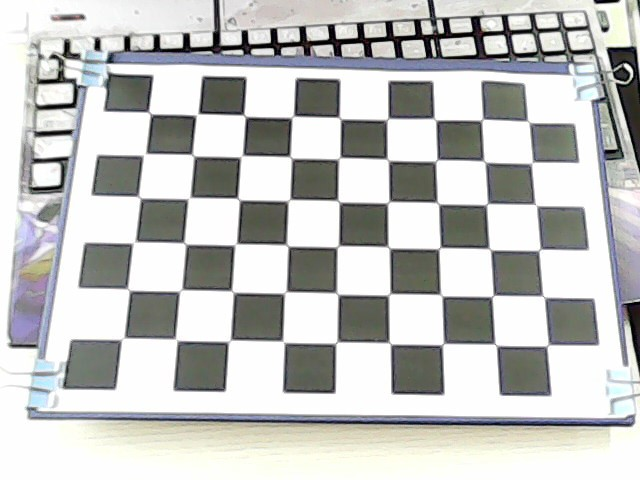
#> input picture camera_calibration/Chessboards/xx1.jpg, 640 x 480 px; its folder holds only this picture in this run
$ python calibration.py
#> lines starting #> are read from the running program, lines starting #| are printed output that depends on the picture; after the words box and inside, x2 and y2 are one past the last pixel; in counts of white or black regions, pixels touching at a corner belong together; long printed decimals are rounded
#!/usr/bin/env python
# -*- coding: utf-8 -*-
# @Time    : 2021/6/19
# @Author  : Sitong Guo
# @Email   : czgst@tongji.edu.cn
# @File    : calibration.py
# @Software: PyCharm
import glob

import cv2
import numpy as np


def Camera_Cali():
    # 设置寻找亚像素角点的参数，采用的停止准则是最大循环次数30和最大误差容限0.001
    criteria = (cv2.TERM_CRITERIA_MAX_ITER | cv2.TERM_CRITERIA_EPS, 30, 0.001)

    # 获取标定板角点的位置
    objp = np.zeros((6 * 9, 3), np.float32)
    objp[:, :2] = np.mgrid[0:9, 0:6].T.reshape(-1, 2)  # 将世界坐标系建在标定板上，所有点的Z坐标全部为0，所以只需要赋值x和y
    obj_points = []  # 存储3D点
    img_points = []  # 存储2D点
    images = glob.glob("./Chessboards/*.jpg")
    for fname in images:
        img = cv2.imread(fname)
#> img is the input picture: shape (480, 640, 3); mean B, G, R 191.2, 193, 192.2
        cv2.imshow('image_ori', img)
        gray = cv2.cvtColor(img, cv2.COLOR_BGR2GRAY)
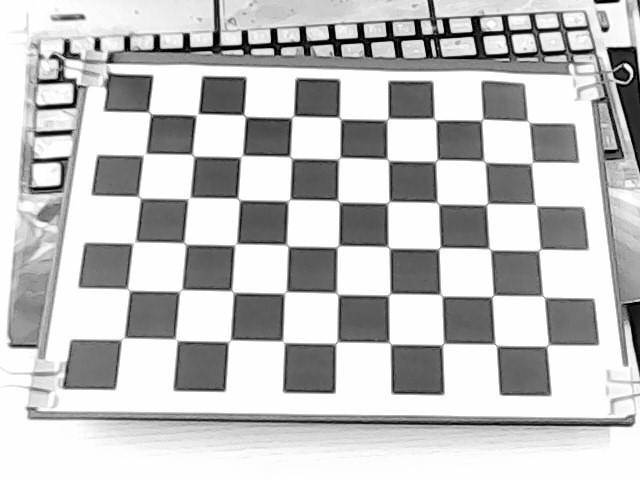
#> gray: shape (480, 640); min 0, max 255, mean 192.5
        size = gray.shape[::-1]
#> size = (640, 480)
        ret, corners = cv2.findChessboardCorners(gray, (6, 9), None)
#> ret = True; corners = 54 rows, first 8: [122.5, 338.5], [128.4, 289.5], [134.2, 242.1], [138, 198], [145.5, 155.5], [148.4, 111.7], [175, 338.4], [179.1, 291.9]
        print(ret)
#| True
        if ret:
            obj_points.append(objp)
            corners2 = cv2.cornerSubPix(gray, corners, (5, 5), (-1, -1), criteria)  # 在原角点的基础上寻找亚像素角点
#> corners2 = 54 rows, first 8: [123.6, 337.9], [128.6, 289.7], [134.5, 241.9], [139.2, 197], [145, 153.9], [149.4, 112.8], [176.1, 339.4], [180.9, 290.3]
            # print(corners2)
            if [corners2]:
                img_points.append(corners2)
            else:
                img_points.append(corners)

            cv2.drawChessboardCorners(img, (8, 6), corners, ret)  # 记住，OpenCV的绘制函数一般无返回值
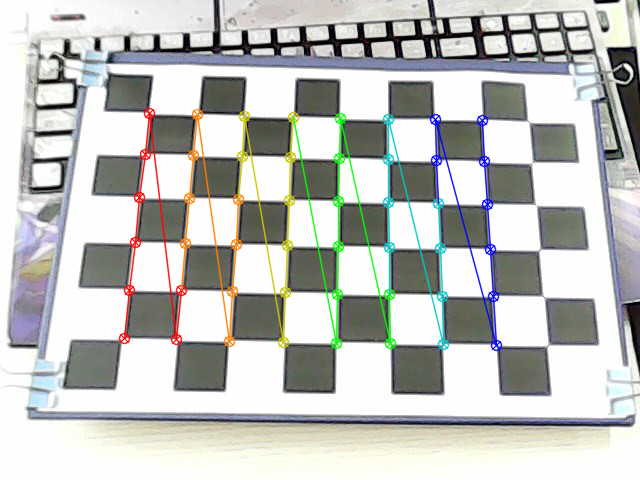
#> img: shape (480, 640, 3); 4.59% of pixels changed, all inside (x1, y1, x2, y2) = (118, 107, 503, 352)
            cv2.imshow('img_cali', img)
            cv2.waitKey(2000)
    print('\r\nimage数目:', len(img_points))
#| image数目: 1
    cv2.destroyAllWindows()

    # 标定
    print("\r\n-----------------------------------------------------")
    print("标定相机所得参数:")
    ret, mtx, dist, rvecs, tvecs = cv2.calibrateCamera(obj_points, img_points, size, None, None)
#> ret = 77.1; mtx = [[14925.9, 0, 68.42], [0, 900.3, 226.6], [0, 0, 1]]; dist = [[526.1, -176451.8, -1.26, -4.5, -282.8]]; rvecs = ([-1.09, -0.123, -1.61],); tvecs = ([0.75, 3.88, 154.2],)
    print("ret:", ret)
#| ret: 77.104
    print("内参数矩阵 mtx:\r\n", mtx)  # 内参数矩阵
#| 内参数矩阵 mtx:
#|  [[1.49258752e+04 0.00000000e+00 6.84185821e+01]
#|  [0.00000000e+00 9.00260503e+02 2.26639549e+02]
#|  [0.00000000e+00 0.00000000e+00 1.00000000e+00]]
    print("畸变系数 dist:\r\n", dist)  # 畸变系数  distortion cofficients = (k_1,k_2,p_1,p_2,k_3)
#| 畸变系数 dist:
#|  [[ 5.26109181e+02 -1.76451790e+05 -1.26243950e+00 -4.50301867e+00
#|   -2.82807739e+02]]
    print("旋转向量 rvecs:\r\n", rvecs)  # 旋转向量 # 外参数
#| 旋转向量 rvecs:
#|  (array([[-1.087],
#|        [-0.1228],
#|        [-1.607]]),)
    print("平移向量 tvecs:\r\n", tvecs)  # 平移向量 # 外参数
#| 平移向量 tvecs:
#|  (array([[  0.7501],
#|        [  3.880],
#|        [154.221]]),)
    print("-----------------------------------------------------")


def main():
    Camera_Cali()


if __name__ == '__main__':
    main()

$ run again, on camera_calibration/Chessboards/xx5.jpg
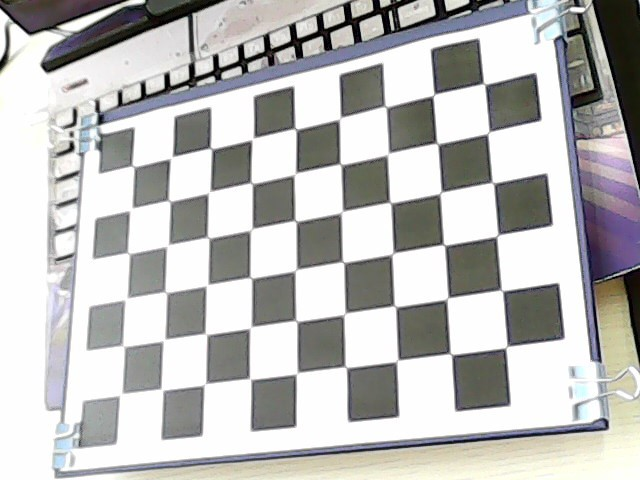
#> input picture camera_calibration/Chessboards/xx5.jpg, 640 x 480 px
#> in Camera_Cali, img is the input picture: shape (480, 640, 3); mean B, G, R 185.3, 186.6, 186.9
#> in Camera_Cali, `gray = cv2.cvtColor(img, cv2.COLOR_BGR2GRAY)`:
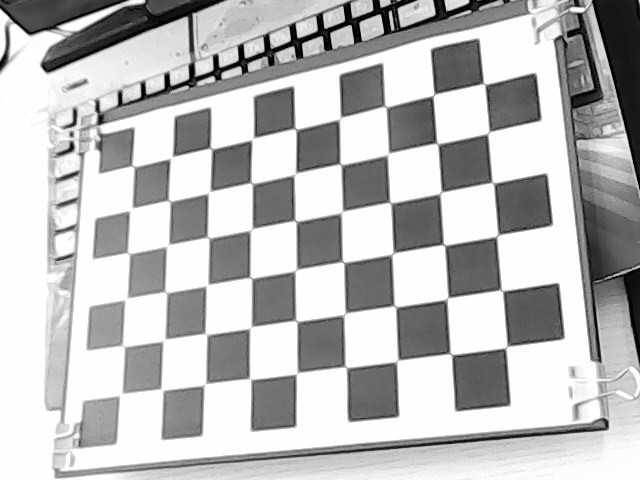
#> gray: shape (480, 640); min 0, max 255, mean 186.5
#> in Camera_Cali, `ret, corners = cv2.findChessboardCorners(gray, (6, 9), None)`: ret = True; corners = 54 rows, first 8: [124, 393], [122.7, 346.3], [126, 300.4], [128.4, 252.9], [131.7, 207.7], [132.9, 164.1], [161.2, 390.2], [162.6, 340.3]
#| True
#> corners2 = 54 rows, first 8: [121, 394.1], [123.3, 345.9], [125.7, 299.2], [128.4, 253.2], [132.1, 208], [132.6, 166], [162, 389.6], [164.3, 339.7]
#> in Camera_Cali, `cv2.drawChessboardCorners(img, (8, 6), corners, ret)`:
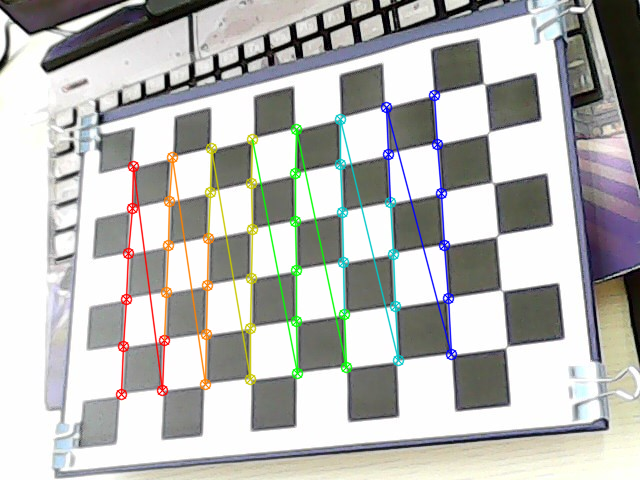
#> img: shape (480, 640, 3); 4.77% of pixels changed, all inside (x1, y1, x2, y2) = (115, 89, 458, 401)
#| image数目: 1
#> in Camera_Cali, `ret, mtx, dist, rvecs, tvecs = cv2.calibrateCamera(obj_points, img_poi..`: ret = 80.94; mtx = [[5363.3, 0, 499.9], [0, 11515.5, -224.8], [0, 0, 1]]; dist = [[-373.2, 26442.3, 4.44, -4.78, 91.16]]; rvecs = ([1.19, 1.1, -1.11],); tvecs = ([-5.3, 2.73, 79.93],)
#| ret: 80.941
#| 内参数矩阵 mtx:
#|  [[ 5.36327664e+03  0.00000000e+00  4.99913248e+02]
#|  [ 0.00000000e+00  1.15154830e+04 -2.24838033e+02]
#|  [ 0.00000000e+00  0.00000000e+00  1.00000000e+00]]
#| 畸变系数 dist:
#|  [[-3.73152790e+02  2.64422857e+04  4.43603498e+00 -4.77634258e+00
#|    9.11600333e+01]]
#| 旋转向量 rvecs:
#|  (array([[ 1.187],
#|        [ 1.098],
#|        [-1.115]]),)
#| 平移向量 tvecs:
#|  (array([[-5.298],
#|        [ 2.733],
#|        [79.934]]),)

$ run again, on camera_calibration/Chessboards/xx6.jpg
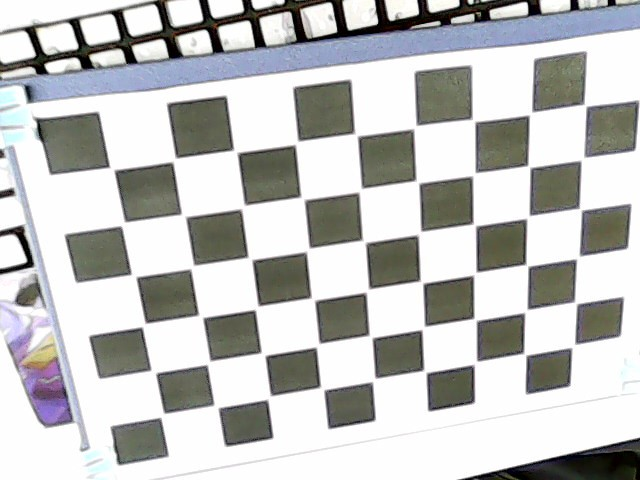
#> input picture camera_calibration/Chessboards/xx6.jpg, 640 x 480 px
#> in Camera_Cali, img is the input picture: shape (480, 640, 3); mean B, G, R 189.7, 191, 190.3
#> in Camera_Cali, `gray = cv2.cvtColor(img, cv2.COLOR_BGR2GRAY)`:
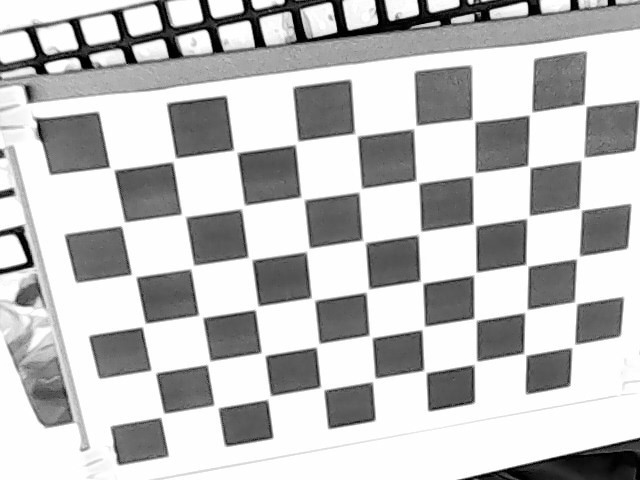
#> gray: shape (480, 640); min 0, max 255, mean 190.6
#> in Camera_Cali, `ret, corners = cv2.findChessboardCorners(gray, (6, 9), None)`: ret = True; corners = 54 rows, first 8: [162, 415.5], [153.5, 371.5], [144, 325.5], [134, 275.5], [123, 224], [112, 168.5], [216, 407], [208.5, 362.5]
#| True
#> corners2 = 54 rows, first 8: [164.2, 413.3], [155.9, 373.6], [142.2, 326.8], [136.1, 277.3], [121.1, 225.8], [109.7, 167], [217.9, 407.9], [207.3, 364.4]
#> in Camera_Cali, `cv2.drawChessboardCorners(img, (8, 6), corners, ret)`:
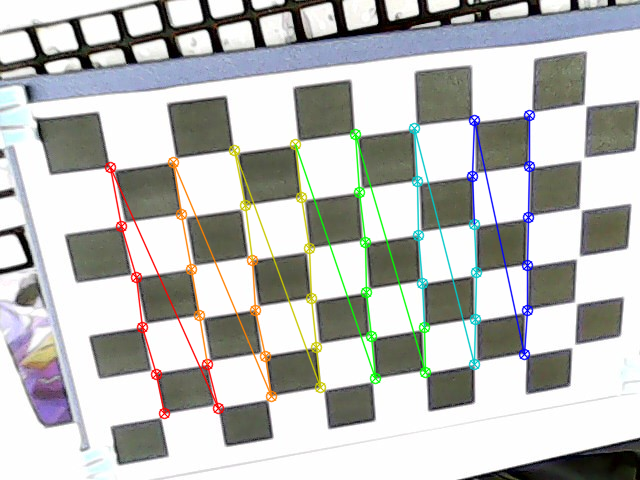
#> img: shape (480, 640, 3); 4.82% of pixels changed, all inside (x1, y1, x2, y2) = (104, 109, 536, 420)
#| image数目: 1
#> in Camera_Cali, `ret, mtx, dist, rvecs, tvecs = cv2.calibrateCamera(obj_points, img_poi..`: ret = 82.72; mtx = [[21301, 0, 191.4], [0, 4560.1, 214.3], [0, 0, 1]]; dist = [[-455.7, 371890.2, -3.43, -1.87, 417.4]]; rvecs = ([1.51, 0.362, -1.78],); tvecs = ([0.068, 5.62, 139.1],)
#| ret: 82.718
#| 内参数矩阵 mtx:
#|  [[2.13009670e+04 0.00000000e+00 1.91420524e+02]
#|  [0.00000000e+00 4.56010229e+03 2.14271993e+02]
#|  [0.00000000e+00 0.00000000e+00 1.00000000e+00]]
#| 畸变系数 dist:
#|  [[-4.55685488e+02  3.71890218e+05 -3.43387946e+00 -1.86842570e+00
#|    4.17393193e+02]]
#| 旋转向量 rvecs:
#|  (array([[ 1.507],
#|        [ 0.3621],
#|        [-1.781 ]]),)
#| 平移向量 tvecs:
#|  (array([[6.80315967e-02],
#|        [5.61612826e+00],
#|        [1.39116154e+02]]),)

$ run again, on camera_calibration/Chessboards/xx7.jpg
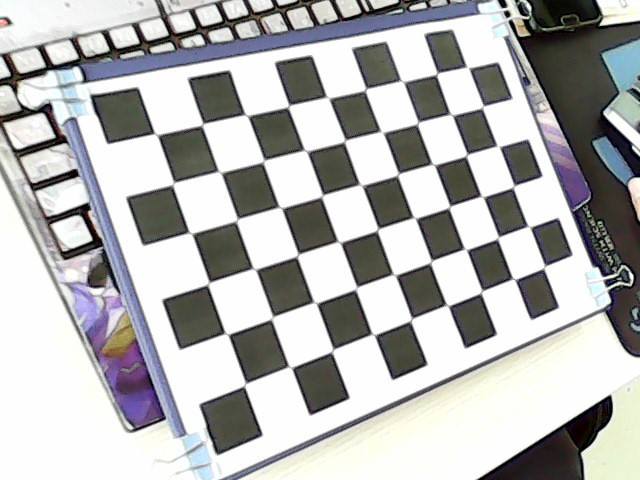
#> input picture camera_calibration/Chessboards/xx7.jpg, 640 x 480 px
#> in Camera_Cali, img is the input picture: shape (480, 640, 3); mean B, G, R 177.8, 178.3, 178.2
#> in Camera_Cali, `gray = cv2.cvtColor(img, cv2.COLOR_BGR2GRAY)`:
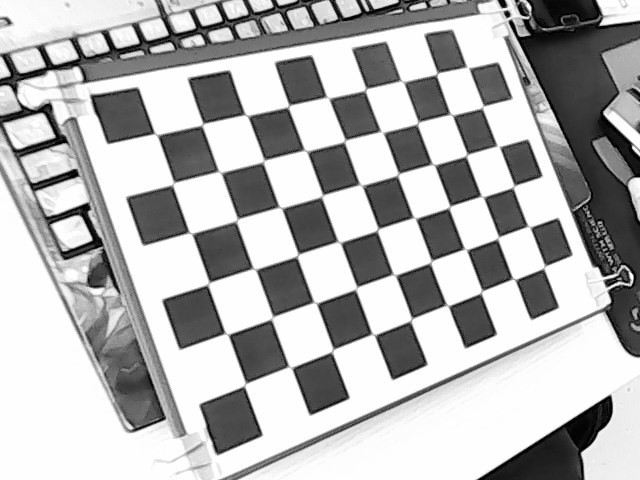
#> gray: shape (480, 640); min 0, max 255, mean 178.2
#> in Camera_Cali, `ret, corners = cv2.findChessboardCorners(gray, (6, 9), None)`: ret = True; corners = 54 rows, first 8: [245.8, 383.1], [224.8, 332], [209.8, 282], [191.9, 234.1], [172, 185], [154.3, 133.3], [290.5, 367], [272.9, 316.5]
#| True
#> corners2 = 54 rows, first 8: [244.6, 385], [226.7, 333.9], [208.3, 283.6], [190.4, 233], [173.4, 183.3], [155.2, 133.7], [290.2, 367.1], [271.9, 318.1]
#> in Camera_Cali, `cv2.drawChessboardCorners(img, (8, 6), corners, ret)`:
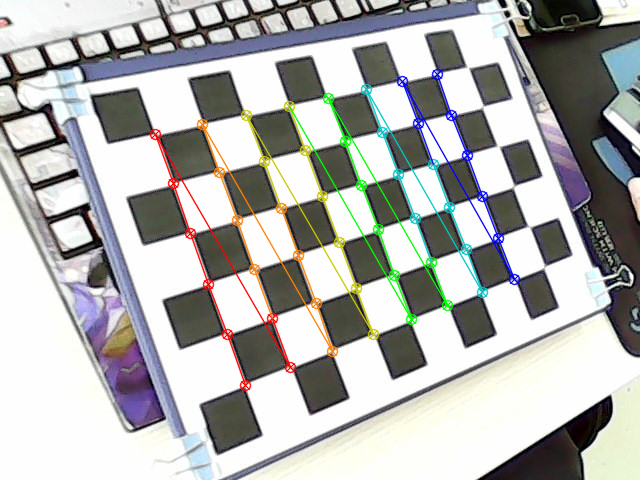
#> img: shape (480, 640, 3); 4.53% of pixels changed, all inside (x1, y1, x2, y2) = (149, 68, 521, 392)
#| image数目: 1
#> in Camera_Cali, `ret, mtx, dist, rvecs, tvecs = cv2.calibrateCamera(obj_points, img_poi..`: ret = 81.16; mtx = [[5254.6, 0, 226], [0, 13787.3, 586.7], [0, 0, 1]]; dist = [[-758.9, 91721, -7.24, 7.56, 53596.7]]; rvecs = ([-1.18, -1.13, -1.13],); tvecs = ([-0.883, -1.92, 91.03],)
#| ret: 81.159
#| 内参数矩阵 mtx:
#|  [[5.25456050e+03 0.00000000e+00 2.25971102e+02]
#|  [0.00000000e+00 1.37872645e+04 5.86658551e+02]
#|  [0.00000000e+00 0.00000000e+00 1.00000000e+00]]
#| 畸变系数 dist:
#|  [[-7.58909772e+02  9.17210266e+04 -7.23757902e+00  7.56483471e+00
#|    5.35967447e+04]]
#| 旋转向量 rvecs:
#|  (array([[-1.179],
#|        [-1.133],
#|        [-1.135]]),)
#| 平移向量 tvecs:
#|  (array([[-0.8828],
#|        [-1.920],
#|        [91.034]]),)

$ run again, on camera_calibration/Chessboards/xx2.jpg
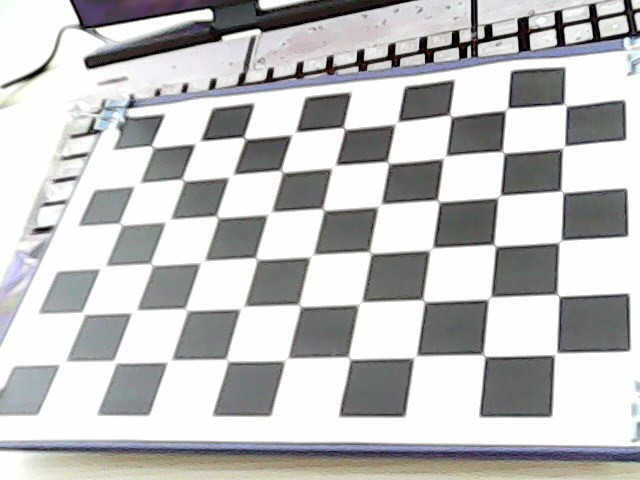
#> input picture camera_calibration/Chessboards/xx2.jpg, 640 x 480 px
#> in Camera_Cali, img is the input picture: shape (480, 640, 3); mean B, G, R 190.6, 190.2, 190.5
#> in Camera_Cali, `gray = cv2.cvtColor(img, cv2.COLOR_BGR2GRAY)`:
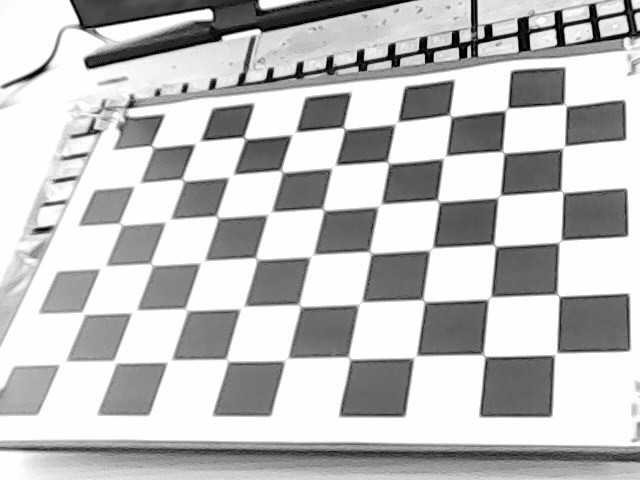
#> gray: shape (480, 640); min 0, max 255, mean 190.3
#> in Camera_Cali, `ret, corners = cv2.findChessboardCorners(gray, (6, 9), None)`: ret = True; corners = 54 rows, first 8: [61.24, 364.8], [84.14, 314.2], [102.9, 266.4], [120, 223.7], [135.5, 183.7], [153.3, 145.3], [113.4, 360.7], [134, 311]
#| True
#> corners2 = 54 rows, first 8: [59.04, 364.9], [82.64, 312.4], [106.1, 265.2], [119.6, 223.2], [133.5, 186.9], [151.5, 145.9], [114.2, 360.9], [137.2, 309.3]
#> in Camera_Cali, `cv2.drawChessboardCorners(img, (8, 6), corners, ret)`:
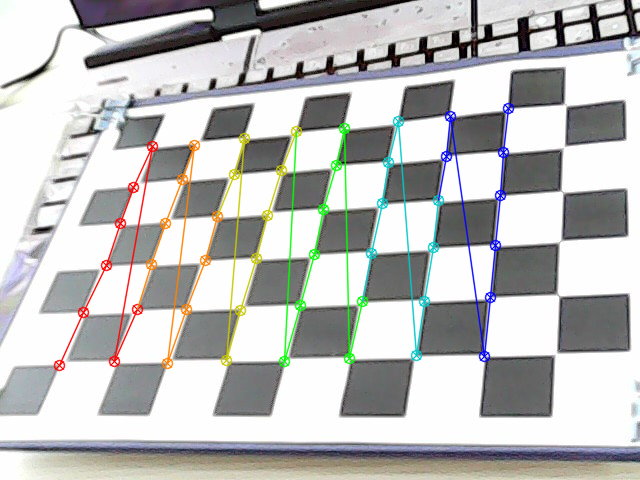
#> img: shape (480, 640, 3); 4.67% of pixels changed, all inside (x1, y1, x2, y2) = (53, 102, 515, 372)
#| image数目: 1
#> in Camera_Cali, `ret, mtx, dist, rvecs, tvecs = cv2.calibrateCamera(obj_points, img_poi..`: ret = 77.74; mtx = [[18087.2, 0, 198.2], [0, 3989, 179.2], [0, 0, 1]]; dist = [[-795.7, 544600.1, -1.1, 1.01, -86884.2]]; rvecs = ([1.38, 0.602, -1.55],); tvecs = ([-1.34, 5.24, 138.6],)
#| ret: 77.736
#| 内参数矩阵 mtx:
#|  [[1.80872442e+04 0.00000000e+00 1.98188505e+02]
#|  [0.00000000e+00 3.98902863e+03 1.79193555e+02]
#|  [0.00000000e+00 0.00000000e+00 1.00000000e+00]]
#| 畸变系数 dist:
#|  [[-7.95672191e+02  5.44600063e+05 -1.09758215e+00  1.01125884e+00
#|   -8.68841782e+04]]
#| 旋转向量 rvecs:
#|  (array([[ 1.384 ],
#|        [ 0.6021],
#|        [-1.549]]),)
#| 平移向量 tvecs:
#|  (array([[ -1.342],
#|        [  5.237],
#|        [138.589]]),)
